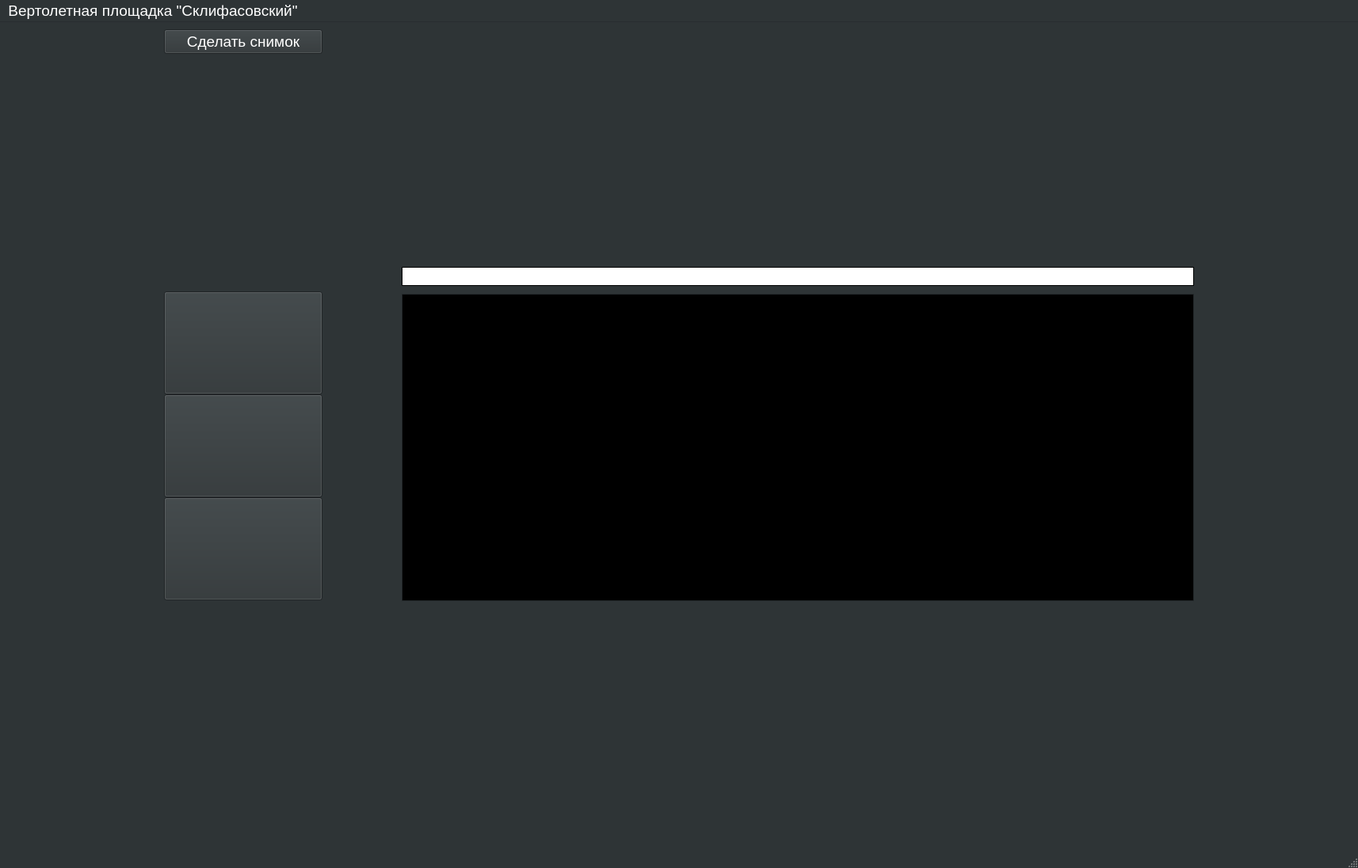
<?xml version="1.0" encoding="UTF-8"?>
<ui version="4.0">
 <class>History_screen</class>
 <widget class="QMainWindow" name="History_screen">
  <property name="geometry">
   <rect>
    <x>0</x>
    <y>0</y>
    <width>1714</width>
    <height>1096</height>
   </rect>
  </property>
  <property name="palette">
   <palette>
    <active>
     <colorrole role="WindowText">
      <brush brushstyle="SolidPattern">
       <color alpha="255">
        <red>255</red>
        <green>255</green>
        <blue>255</blue>
       </color>
      </brush>
     </colorrole>
     <colorrole role="Button">
      <brush brushstyle="SolidPattern">
       <color alpha="255">
        <red>46</red>
        <green>52</green>
        <blue>54</blue>
       </color>
      </brush>
     </colorrole>
     <colorrole role="Light">
      <brush brushstyle="SolidPattern">
       <color alpha="255">
        <red>69</red>
        <green>78</green>
        <blue>81</blue>
       </color>
      </brush>
     </colorrole>
     <colorrole role="Midlight">
      <brush brushstyle="SolidPattern">
       <color alpha="255">
        <red>57</red>
        <green>65</green>
        <blue>67</blue>
       </color>
      </brush>
     </colorrole>
     <colorrole role="Dark">
      <brush brushstyle="SolidPattern">
       <color alpha="255">
        <red>23</red>
        <green>26</green>
        <blue>27</blue>
       </color>
      </brush>
     </colorrole>
     <colorrole role="Mid">
      <brush brushstyle="SolidPattern">
       <color alpha="255">
        <red>30</red>
        <green>34</green>
        <blue>36</blue>
       </color>
      </brush>
     </colorrole>
     <colorrole role="Text">
      <brush brushstyle="SolidPattern">
       <color alpha="255">
        <red>255</red>
        <green>255</green>
        <blue>255</blue>
       </color>
      </brush>
     </colorrole>
     <colorrole role="BrightText">
      <brush brushstyle="SolidPattern">
       <color alpha="255">
        <red>255</red>
        <green>255</green>
        <blue>255</blue>
       </color>
      </brush>
     </colorrole>
     <colorrole role="ButtonText">
      <brush brushstyle="SolidPattern">
       <color alpha="255">
        <red>255</red>
        <green>255</green>
        <blue>255</blue>
       </color>
      </brush>
     </colorrole>
     <colorrole role="Base">
      <brush brushstyle="SolidPattern">
       <color alpha="255">
        <red>0</red>
        <green>0</green>
        <blue>0</blue>
       </color>
      </brush>
     </colorrole>
     <colorrole role="Window">
      <brush brushstyle="SolidPattern">
       <color alpha="255">
        <red>46</red>
        <green>52</green>
        <blue>54</blue>
       </color>
      </brush>
     </colorrole>
     <colorrole role="Shadow">
      <brush brushstyle="SolidPattern">
       <color alpha="255">
        <red>0</red>
        <green>0</green>
        <blue>0</blue>
       </color>
      </brush>
     </colorrole>
     <colorrole role="AlternateBase">
      <brush brushstyle="SolidPattern">
       <color alpha="255">
        <red>23</red>
        <green>26</green>
        <blue>27</blue>
       </color>
      </brush>
     </colorrole>
     <colorrole role="ToolTipBase">
      <brush brushstyle="SolidPattern">
       <color alpha="255">
        <red>255</red>
        <green>255</green>
        <blue>220</blue>
       </color>
      </brush>
     </colorrole>
     <colorrole role="ToolTipText">
      <brush brushstyle="SolidPattern">
       <color alpha="255">
        <red>0</red>
        <green>0</green>
        <blue>0</blue>
       </color>
      </brush>
     </colorrole>
     <colorrole role="PlaceholderText">
      <brush brushstyle="SolidPattern">
       <color alpha="128">
        <red>255</red>
        <green>255</green>
        <blue>255</blue>
       </color>
      </brush>
     </colorrole>
    </active>
    <inactive>
     <colorrole role="WindowText">
      <brush brushstyle="SolidPattern">
       <color alpha="255">
        <red>255</red>
        <green>255</green>
        <blue>255</blue>
       </color>
      </brush>
     </colorrole>
     <colorrole role="Button">
      <brush brushstyle="SolidPattern">
       <color alpha="255">
        <red>46</red>
        <green>52</green>
        <blue>54</blue>
       </color>
      </brush>
     </colorrole>
     <colorrole role="Light">
      <brush brushstyle="SolidPattern">
       <color alpha="255">
        <red>69</red>
        <green>78</green>
        <blue>81</blue>
       </color>
      </brush>
     </colorrole>
     <colorrole role="Midlight">
      <brush brushstyle="SolidPattern">
       <color alpha="255">
        <red>57</red>
        <green>65</green>
        <blue>67</blue>
       </color>
      </brush>
     </colorrole>
     <colorrole role="Dark">
      <brush brushstyle="SolidPattern">
       <color alpha="255">
        <red>23</red>
        <green>26</green>
        <blue>27</blue>
       </color>
      </brush>
     </colorrole>
     <colorrole role="Mid">
      <brush brushstyle="SolidPattern">
       <color alpha="255">
        <red>30</red>
        <green>34</green>
        <blue>36</blue>
       </color>
      </brush>
     </colorrole>
     <colorrole role="Text">
      <brush brushstyle="SolidPattern">
       <color alpha="255">
        <red>255</red>
        <green>255</green>
        <blue>255</blue>
       </color>
      </brush>
     </colorrole>
     <colorrole role="BrightText">
      <brush brushstyle="SolidPattern">
       <color alpha="255">
        <red>255</red>
        <green>255</green>
        <blue>255</blue>
       </color>
      </brush>
     </colorrole>
     <colorrole role="ButtonText">
      <brush brushstyle="SolidPattern">
       <color alpha="255">
        <red>255</red>
        <green>255</green>
        <blue>255</blue>
       </color>
      </brush>
     </colorrole>
     <colorrole role="Base">
      <brush brushstyle="SolidPattern">
       <color alpha="255">
        <red>0</red>
        <green>0</green>
        <blue>0</blue>
       </color>
      </brush>
     </colorrole>
     <colorrole role="Window">
      <brush brushstyle="SolidPattern">
       <color alpha="255">
        <red>46</red>
        <green>52</green>
        <blue>54</blue>
       </color>
      </brush>
     </colorrole>
     <colorrole role="Shadow">
      <brush brushstyle="SolidPattern">
       <color alpha="255">
        <red>0</red>
        <green>0</green>
        <blue>0</blue>
       </color>
      </brush>
     </colorrole>
     <colorrole role="AlternateBase">
      <brush brushstyle="SolidPattern">
       <color alpha="255">
        <red>23</red>
        <green>26</green>
        <blue>27</blue>
       </color>
      </brush>
     </colorrole>
     <colorrole role="ToolTipBase">
      <brush brushstyle="SolidPattern">
       <color alpha="255">
        <red>255</red>
        <green>255</green>
        <blue>220</blue>
       </color>
      </brush>
     </colorrole>
     <colorrole role="ToolTipText">
      <brush brushstyle="SolidPattern">
       <color alpha="255">
        <red>0</red>
        <green>0</green>
        <blue>0</blue>
       </color>
      </brush>
     </colorrole>
     <colorrole role="PlaceholderText">
      <brush brushstyle="SolidPattern">
       <color alpha="128">
        <red>255</red>
        <green>255</green>
        <blue>255</blue>
       </color>
      </brush>
     </colorrole>
    </inactive>
    <disabled>
     <colorrole role="WindowText">
      <brush brushstyle="SolidPattern">
       <color alpha="255">
        <red>23</red>
        <green>26</green>
        <blue>27</blue>
       </color>
      </brush>
     </colorrole>
     <colorrole role="Button">
      <brush brushstyle="SolidPattern">
       <color alpha="255">
        <red>46</red>
        <green>52</green>
        <blue>54</blue>
       </color>
      </brush>
     </colorrole>
     <colorrole role="Light">
      <brush brushstyle="SolidPattern">
       <color alpha="255">
        <red>69</red>
        <green>78</green>
        <blue>81</blue>
       </color>
      </brush>
     </colorrole>
     <colorrole role="Midlight">
      <brush brushstyle="SolidPattern">
       <color alpha="255">
        <red>57</red>
        <green>65</green>
        <blue>67</blue>
       </color>
      </brush>
     </colorrole>
     <colorrole role="Dark">
      <brush brushstyle="SolidPattern">
       <color alpha="255">
        <red>23</red>
        <green>26</green>
        <blue>27</blue>
       </color>
      </brush>
     </colorrole>
     <colorrole role="Mid">
      <brush brushstyle="SolidPattern">
       <color alpha="255">
        <red>30</red>
        <green>34</green>
        <blue>36</blue>
       </color>
      </brush>
     </colorrole>
     <colorrole role="Text">
      <brush brushstyle="SolidPattern">
       <color alpha="255">
        <red>23</red>
        <green>26</green>
        <blue>27</blue>
       </color>
      </brush>
     </colorrole>
     <colorrole role="BrightText">
      <brush brushstyle="SolidPattern">
       <color alpha="255">
        <red>255</red>
        <green>255</green>
        <blue>255</blue>
       </color>
      </brush>
     </colorrole>
     <colorrole role="ButtonText">
      <brush brushstyle="SolidPattern">
       <color alpha="255">
        <red>23</red>
        <green>26</green>
        <blue>27</blue>
       </color>
      </brush>
     </colorrole>
     <colorrole role="Base">
      <brush brushstyle="SolidPattern">
       <color alpha="255">
        <red>46</red>
        <green>52</green>
        <blue>54</blue>
       </color>
      </brush>
     </colorrole>
     <colorrole role="Window">
      <brush brushstyle="SolidPattern">
       <color alpha="255">
        <red>46</red>
        <green>52</green>
        <blue>54</blue>
       </color>
      </brush>
     </colorrole>
     <colorrole role="Shadow">
      <brush brushstyle="SolidPattern">
       <color alpha="255">
        <red>0</red>
        <green>0</green>
        <blue>0</blue>
       </color>
      </brush>
     </colorrole>
     <colorrole role="AlternateBase">
      <brush brushstyle="SolidPattern">
       <color alpha="255">
        <red>46</red>
        <green>52</green>
        <blue>54</blue>
       </color>
      </brush>
     </colorrole>
     <colorrole role="ToolTipBase">
      <brush brushstyle="SolidPattern">
       <color alpha="255">
        <red>255</red>
        <green>255</green>
        <blue>220</blue>
       </color>
      </brush>
     </colorrole>
     <colorrole role="ToolTipText">
      <brush brushstyle="SolidPattern">
       <color alpha="255">
        <red>0</red>
        <green>0</green>
        <blue>0</blue>
       </color>
      </brush>
     </colorrole>
     <colorrole role="PlaceholderText">
      <brush brushstyle="SolidPattern">
       <color alpha="128">
        <red>255</red>
        <green>255</green>
        <blue>255</blue>
       </color>
      </brush>
     </colorrole>
    </disabled>
   </palette>
  </property>
  <property name="font">
   <font>
    <pointsize>14</pointsize>
   </font>
  </property>
  <property name="windowTitle">
   <string>Helipad</string>
  </property>
  <widget class="QWidget" name="centralwidget">
   <layout class="QHBoxLayout" name="horizontalLayout_11">
    <item>
     <layout class="QHBoxLayout" name="horizontalLayout_6" stretch="5,100">
      <property name="spacing">
       <number>100</number>
      </property>
      <property name="rightMargin">
       <number>0</number>
      </property>
      <item>
       <layout class="QVBoxLayout" name="verticalLayout_6" stretch="0,0,0,10,10,0">
        <property name="spacing">
         <number>0</number>
        </property>
        <item>
         <widget class="QPushButton" name="pushButton">
          <property name="text">
           <string>Сделать снимок</string>
          </property>
         </widget>
        </item>
        <item>
         <spacer name="verticalSpacer_10">
          <property name="orientation">
           <enum>Qt::Vertical</enum>
          </property>
          <property name="sizeType">
           <enum>QSizePolicy::Minimum</enum>
          </property>
          <property name="sizeHint" stdset="0">
           <size>
            <width>20</width>
            <height>300</height>
           </size>
          </property>
         </spacer>
        </item>
        <item>
         <widget class="QPushButton" name="pushButton_15">
          <property name="maximumSize">
           <size>
            <width>200</width>
            <height>130</height>
           </size>
          </property>
          <property name="font">
           <font>
            <kerning>true</kerning>
           </font>
          </property>
          <property name="toolTipDuration">
           <number>-1</number>
          </property>
          <property name="autoFillBackground">
           <bool>false</bool>
          </property>
          <property name="text">
           <string/>
          </property>
          <property name="icon">
           <iconset>
            <normaloff>Pictures/LighScreen Passive.png</normaloff>Pictures/LighScreen Passive.png</iconset>
          </property>
          <property name="iconSize">
           <size>
            <width>160</width>
            <height>160</height>
           </size>
          </property>
          <property name="shortcut">
           <string/>
          </property>
          <property name="checkable">
           <bool>false</bool>
          </property>
         </widget>
        </item>
        <item>
         <widget class="QPushButton" name="pushButton_16">
          <property name="maximumSize">
           <size>
            <width>200</width>
            <height>130</height>
           </size>
          </property>
          <property name="text">
           <string/>
          </property>
          <property name="icon">
           <iconset>
            <normaloff>Pictures/History Active.png</normaloff>Pictures/History Active.png</iconset>
          </property>
          <property name="iconSize">
           <size>
            <width>160</width>
            <height>160</height>
           </size>
          </property>
         </widget>
        </item>
        <item>
         <widget class="QPushButton" name="pushButton_17">
          <property name="maximumSize">
           <size>
            <width>200</width>
            <height>130</height>
           </size>
          </property>
          <property name="text">
           <string/>
          </property>
          <property name="icon">
           <iconset>
            <normaloff>Pictures/Graphs Passive.png</normaloff>Pictures/Graphs Passive.png</iconset>
          </property>
          <property name="iconSize">
           <size>
            <width>160</width>
            <height>160</height>
           </size>
          </property>
         </widget>
        </item>
        <item>
         <spacer name="verticalSpacer_11">
          <property name="orientation">
           <enum>Qt::Vertical</enum>
          </property>
          <property name="sizeType">
           <enum>QSizePolicy::Minimum</enum>
          </property>
          <property name="sizeHint" stdset="0">
           <size>
            <width>20</width>
            <height>300</height>
           </size>
          </property>
         </spacer>
        </item>
       </layout>
      </item>
      <item>
       <layout class="QVBoxLayout" name="verticalLayout_7" stretch="0,0,0,0">
        <property name="spacing">
         <number>10</number>
        </property>
        <item>
         <spacer name="verticalSpacer_13">
          <property name="orientation">
           <enum>Qt::Vertical</enum>
          </property>
          <property name="sizeType">
           <enum>QSizePolicy::Minimum</enum>
          </property>
          <property name="sizeHint" stdset="0">
           <size>
            <width>100</width>
            <height>300</height>
           </size>
          </property>
         </spacer>
        </item>
        <item>
         <widget class="QLabel" name="time">
          <property name="styleSheet">
           <string notr="true">background-color: white;</string>
          </property>
          <property name="frameShape">
           <enum>QFrame::Box</enum>
          </property>
          <property name="text">
           <string/>
          </property>
          <property name="alignment">
           <set>Qt::AlignRight|Qt::AlignTrailing|Qt::AlignVCenter</set>
          </property>
         </widget>
        </item>
        <item>
         <widget class="QTableView" name="tableView">
          <property name="minimumSize">
           <size>
            <width>750</width>
            <height>0</height>
           </size>
          </property>
          <property name="maximumSize">
           <size>
            <width>1000</width>
            <height>16777215</height>
           </size>
          </property>
         </widget>
        </item>
        <item>
         <spacer name="verticalSpacer_12">
          <property name="orientation">
           <enum>Qt::Vertical</enum>
          </property>
          <property name="sizeType">
           <enum>QSizePolicy::Minimum</enum>
          </property>
          <property name="sizeHint" stdset="0">
           <size>
            <width>20</width>
            <height>300</height>
           </size>
          </property>
         </spacer>
        </item>
       </layout>
      </item>
     </layout>
    </item>
   </layout>
  </widget>
  <widget class="QStatusBar" name="statusbar"/>
  <widget class="QMenuBar" name="menubar">
   <property name="geometry">
    <rect>
     <x>0</x>
     <y>0</y>
     <width>1714</width>
     <height>27</height>
    </rect>
   </property>
   <widget class="QMenu" name="menu">
    <property name="title">
     <string>Вертолетная площадка &quot;Склифасовский&quot;</string>
    </property>
   </widget>
   <addaction name="menu"/>
  </widget>
 </widget>
 <resources/>
 <connections/>
</ui>
